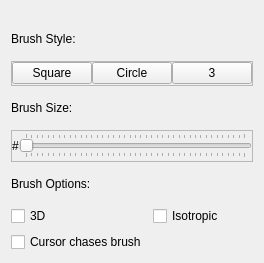
<?xml version="1.0" encoding="UTF-8"?>
<ui version="4.0">
 <class>brush_widget</class>
 <widget class="QWidget" name="brush_widget">
  <property name="geometry">
   <rect>
    <x>0</x>
    <y>0</y>
    <width>248</width>
    <height>263</height>
   </rect>
  </property>
  <property name="windowTitle">
   <string>Form</string>
  </property>
  <layout class="QVBoxLayout" name="verticalLayout">
   <item>
    <spacer name="brush_verticalSpacer">
     <property name="orientation">
      <enum>Qt::Vertical</enum>
     </property>
     <property name="sizeType">
      <enum>QSizePolicy::Fixed</enum>
     </property>
     <property name="sizeHint" stdset="0">
      <size>
       <width>227</width>
       <height>12</height>
      </size>
     </property>
    </spacer>
   </item>
   <item>
    <widget class="QLabel" name="brushStyle_label">
     <property name="text">
      <string>Brush Style:</string>
     </property>
    </widget>
   </item>
   <item>
    <widget class="QFrame" name="brushStyle_frame">
     <property name="maximumSize">
      <size>
       <width>16777215</width>
       <height>25</height>
      </size>
     </property>
     <property name="frameShape">
      <enum>QFrame::StyledPanel</enum>
     </property>
     <property name="frameShadow">
      <enum>QFrame::Raised</enum>
     </property>
     <layout class="QHBoxLayout" name="horizontalLayout_7">
      <property name="spacing">
       <number>0</number>
      </property>
      <property name="leftMargin">
       <number>0</number>
      </property>
      <property name="topMargin">
       <number>0</number>
      </property>
      <property name="rightMargin">
       <number>0</number>
      </property>
      <property name="bottomMargin">
       <number>0</number>
      </property>
      <item>
       <widget class="QPushButton" name="brushStyleSquare_button">
        <property name="text">
         <string>Square</string>
        </property>
       </widget>
      </item>
      <item>
       <widget class="QPushButton" name="brushStyleCircle_button">
        <property name="text">
         <string>Circle</string>
        </property>
       </widget>
      </item>
      <item>
       <widget class="QPushButton" name="brushStyleMorph_button">
        <property name="text">
         <string>3</string>
        </property>
       </widget>
      </item>
     </layout>
    </widget>
   </item>
   <item>
    <widget class="QLabel" name="brushSizeTag_label">
     <property name="text">
      <string>Brush Size:</string>
     </property>
    </widget>
   </item>
   <item>
    <widget class="QFrame" name="brushSize_frame">
     <property name="frameShape">
      <enum>QFrame::StyledPanel</enum>
     </property>
     <property name="frameShadow">
      <enum>QFrame::Raised</enum>
     </property>
     <layout class="QHBoxLayout" name="horizontalLayout_8">
      <property name="spacing">
       <number>0</number>
      </property>
      <property name="leftMargin">
       <number>0</number>
      </property>
      <property name="topMargin">
       <number>0</number>
      </property>
      <property name="rightMargin">
       <number>0</number>
      </property>
      <property name="bottomMargin">
       <number>0</number>
      </property>
      <item>
       <widget class="QLabel" name="brushSize_label">
        <property name="text">
         <string>#</string>
        </property>
       </widget>
      </item>
      <item>
       <widget class="QSlider" name="brushSize_slider">
        <property name="maximum">
         <number>200</number>
        </property>
        <property name="pageStep">
         <number>1</number>
        </property>
        <property name="sliderPosition">
         <number>0</number>
        </property>
        <property name="orientation">
         <enum>Qt::Horizontal</enum>
        </property>
        <property name="tickPosition">
         <enum>QSlider::TicksBothSides</enum>
        </property>
        <property name="tickInterval">
         <number>5</number>
        </property>
       </widget>
      </item>
     </layout>
    </widget>
   </item>
   <item>
    <widget class="QLabel" name="brushOptions_label">
     <property name="text">
      <string>Brush Options:</string>
     </property>
    </widget>
   </item>
   <item>
    <layout class="QGridLayout" name="brushSettings_layout">
     <item row="1" column="0">
      <widget class="QCheckBox" name="brushCursorChasesBrush_checkBox">
       <property name="text">
        <string>Cursor chases brush</string>
       </property>
      </widget>
     </item>
     <item row="0" column="0">
      <widget class="QCheckBox" name="brush3D_checkBox">
       <property name="text">
        <string>3D</string>
       </property>
      </widget>
     </item>
     <item row="0" column="1">
      <widget class="QCheckBox" name="brushIsotroopic_checkBox">
       <property name="text">
        <string>Isotropic</string>
       </property>
      </widget>
     </item>
    </layout>
   </item>
  </layout>
 </widget>
 <resources/>
 <connections/>
</ui>
